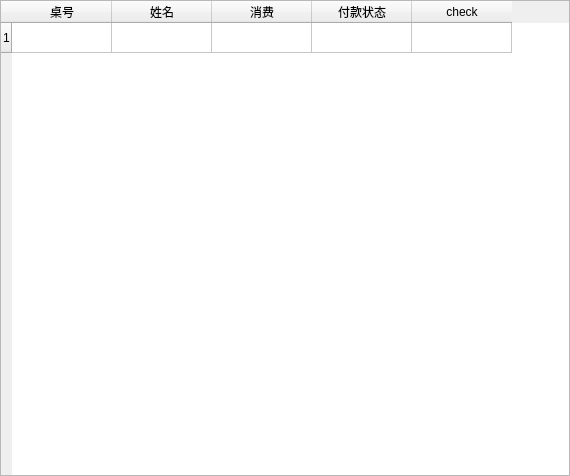
<?xml version="1.0" encoding="UTF-8"?>
<ui version="4.0">
 <class>history</class>
 <widget class="QWidget" name="history">
  <property name="geometry">
   <rect>
    <x>0</x>
    <y>0</y>
    <width>570</width>
    <height>476</height>
   </rect>
  </property>
  <property name="windowTitle">
   <string>Form</string>
  </property>
  <layout class="QVBoxLayout" name="verticalLayout">
   <property name="spacing">
    <number>0</number>
   </property>
   <property name="leftMargin">
    <number>0</number>
   </property>
   <property name="topMargin">
    <number>0</number>
   </property>
   <property name="rightMargin">
    <number>0</number>
   </property>
   <property name="bottomMargin">
    <number>0</number>
   </property>
   <item>
    <widget class="QTableWidget" name="tableWidget">
     <row>
      <property name="text">
       <string>1</string>
      </property>
     </row>
     <column>
      <property name="text">
       <string>桌号</string>
      </property>
     </column>
     <column>
      <property name="text">
       <string>姓名</string>
      </property>
     </column>
     <column>
      <property name="text">
       <string>消费</string>
      </property>
     </column>
     <column>
      <property name="text">
       <string>付款状态</string>
      </property>
     </column>
     <column>
      <property name="text">
       <string>check</string>
      </property>
     </column>
    </widget>
   </item>
  </layout>
 </widget>
 <resources/>
 <connections/>
</ui>
